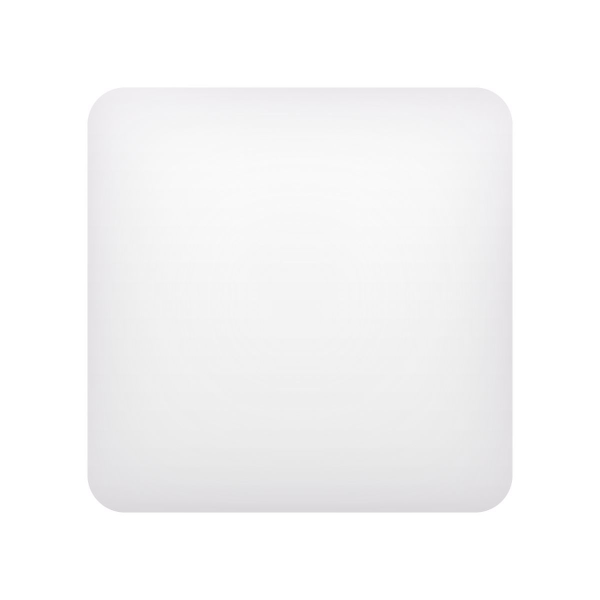
#> input picture white-large-square-emoji-1224280781.jpg, 1200 x 1200 px, found by its file name (shown at 1/2 size)
$ jupyter execute 3.ipynb
#> lines starting #> are read from the running program, lines starting #| are printed output that depends on the picture
#> further down, img_bgr is the input picture: shape (1200, 1200, 3); mean B, G, R 247.1, 246.8, 246.9
[cell 1]
import matplotlib.pyplot as plt
import cv2

[cell 2]
def rectangle_numpy(img, pt1, pt2, color=(0, 255, 0), thickness=2):
#> called with pt1 = (200, 800), pt2 = (1000, 1000), color = (255, 0, 0), thickness = 4
    result = img.copy()

    x1, y1 = pt1
    x2, y2 = pt2

    h, w = result.shape[:2]
#> h = 1200; w = 1200

    x1 = max(0, min(x1, w-1))
#> x1 = 200
    x2 = max(0, min(x2, w-1))
#> x2 = 1000
    y1 = max(0, min(y1, h-1))
#> y1 = 800
    y2 = max(0, min(y2, h-1))
#> y2 = 1000

    for t in range(thickness):
        for x in range(x1, x2):
            result[y1+t, x] = color
            result[y2-t, x] = color

        for y in range(y1, y2):
            result[y, x1+t] = color
            result[y, x2-t] = color
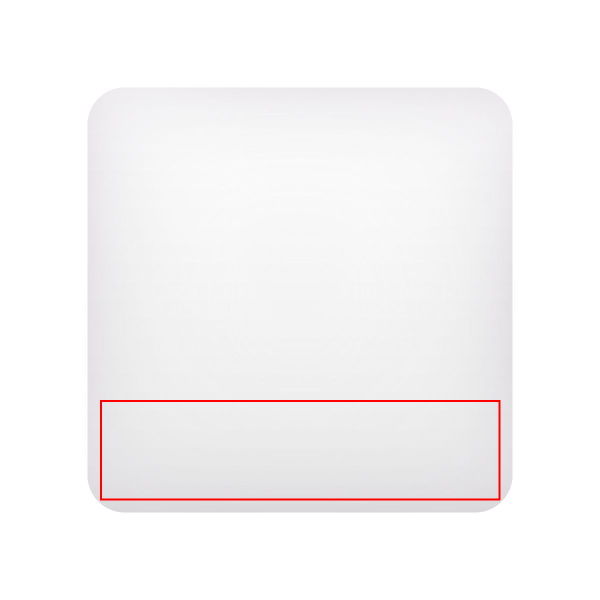
#> result: shape (1200, 1200, 3) (shown at 1/2 size); mean R, G, B 247.1, 245.5, 245.9

    return result

[cell 3]
img_bgr = cv2.imread("/Users/denisandreevic/PycharmProjects/m3315-selischev-cv/white-large-square-emoji-1224280781.jpg")
img_rgb = cv2.cvtColor(img_bgr, cv2.COLOR_BGR2RGB)
